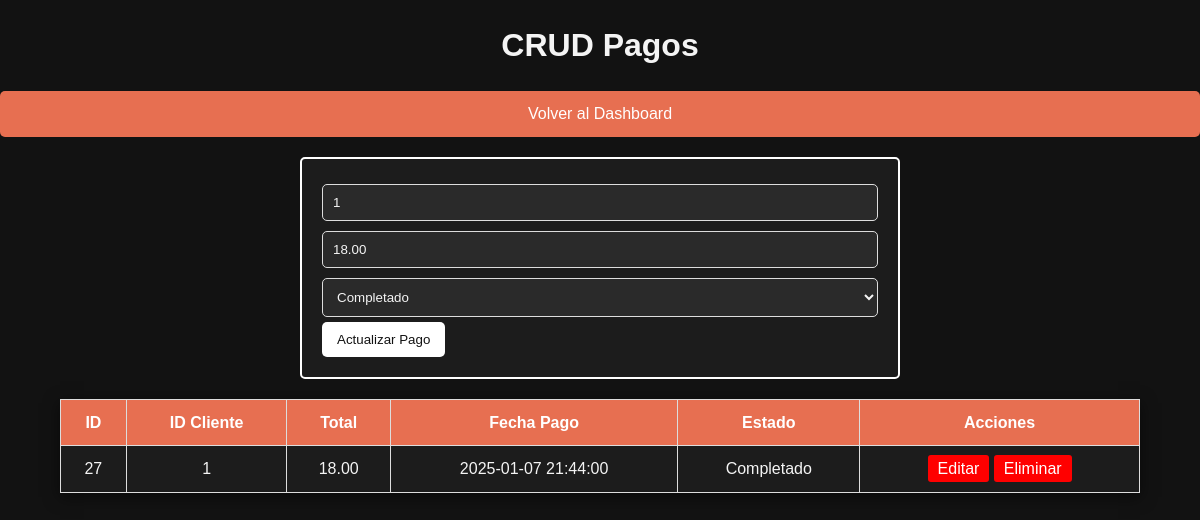
Page /antjitos-admin/pagos_crud.php?edit=27 on the committed database.
### tables this page shows
CREATE TABLE `pagos` (
  `id_pago` int(11) NOT NULL,
  `id_cliente` int(11) NOT NULL,
  `total` decimal(10,2) NOT NULL,
  `fecha_pago` datetime NOT NULL DEFAULT current_timestamp(),
  `estado` enum('Pendiente','Completado','Fallido') DEFAULT 'Pendiente',
  `id_pedido` int(11) NOT NULL
);

### antjitos-admin/pagos_crud.php (the view, shortened to what this page needs)
<?php
include 'db_connection.php';
$updateData = null;
if (isset($_GET['edit'])) {
    $id = $_GET['edit'];
    $stmt = $conn->prepare("SELECT * FROM pagos WHERE id_pago = ?");
    $stmt->execute([$id]);
    $updateData = $stmt->fetch(PDO::FETCH_ASSOC);
}
$result = $conn->query("SELECT * FROM pagos");
?>
<!DOCTYPE html>
<html lang="es">
<head>
</head>
<body>
    <h1>CRUD Pagos</h1>
    <a href="dashboard.html" class="dashboard-button">Volver al Dashboard</a>
    <div class="form-container">
        <form method="POST">
            <?php if ($updateData): ?>
                <input type="number" name="id_cliente" placeholder="ID Cliente" value="<?= htmlspecialchars($updateData['id_cliente']) ?>" required>
                <input type="number" step="0.01" name="total" placeholder="Total" value="<?= htmlspecialchars($updateData['total']) ?>" required>
                <select name="estado" required>
                    <option value="Completado" <?= $updateData['estado'] == 'Completado' ? 'selected' : '' ?>>Completado</option>
                </select>
                <button type="submit" name="update">Actualizar Pago</button>
            <?php endif; ?>
        </form>
    </div>
    <table>
        <tr>
            <th>ID</th>
            <th>ID Cliente</th>
            <th>Total</th>
            <th>Fecha Pago</th>
            <th>Estado</th>
            <th>Acciones</th>
        </tr>
        <?php while ($row = $result->fetch(PDO::FETCH_ASSOC)): ?>
            <tr>
                <td><?= htmlspecialchars($row['id_pago']) ?></td>
                <td><?= htmlspecialchars($row['id_cliente']) ?></td>
                <td><?= htmlspecialchars($row['total']) ?></td>
                <td><?= htmlspecialchars($row['fecha_pago']) ?></td>
                <td><?= htmlspecialchars($row['estado']) ?></td>
                <td>
                    <a href="?edit=<?= $row['id_pago'] ?>">Editar</a>
                    <a href="?delete=<?= $row['id_pago'] ?>" onclick="return confirm('¿Estás seguro de eliminar este pago?');">Eliminar</a>
                </td>
            </tr>
        <?php endwhile; ?>
    </table>
</body>
</html>

### antjitos-admin/pagos_crud.php (style rules this page uses)
* { margin: 0; padding: 0; box-sizing: border-box; }
body { font-family: 'Arial', sans-serif; background-color: #121212; color: #f4f4f4; line-height: 1.6; }
h1 { text-align: center; margin: 20px 0; }
.form-container { background-color: #1c1c1c; padding: 20px; margin: 20px auto; border: 2px solid white; border-radius: 5px; width: 80%; max-width: 600px; }
.form-container input, .form-container select { width: 100%; padding: 10px; margin: 5px 0; border: 1px solid #ddd; border-radius: 5px; background-color: #2a2a2a; color: #f4f4f4; }
.form-container button { background-color: white; color: #121212; padding: 10px 15px; border: none; border-radius: 5px; cursor: pointer; transition: background-color 0.3s ease, transform 0.2s; }
table { width: 90%; margin: 20px auto; border-collapse: collapse; box-shadow: 0 4px 15px rgba(0, 0, 0, 0.5); }
table th, table td { border: 1px solid #ddd; padding: 10px; text-align: center; background-color: #1c1c1c; color: #f4f4f4; }
table th { background-color: #e76f51; color: white; }
a { text-decoration: none; color: white; background-color: red; padding: 5px 10px; border-radius: 3px; transition: background-color 0.3s ease; }
.dashboard-button { display: block; margin: 20px auto; text-align: center; background-color: #e76f51; color: white; padding: 10px 20px; border-radius: 5px; font-size: 16px; text-decoration: none; transition: background-color 0.3s, transform 0.2s; }

### rows in the picture
pagos: id_cliente "1", total "18.00", estado "Completado", id_pago "27", fecha_pago "2025-01-07 21:44:00"
